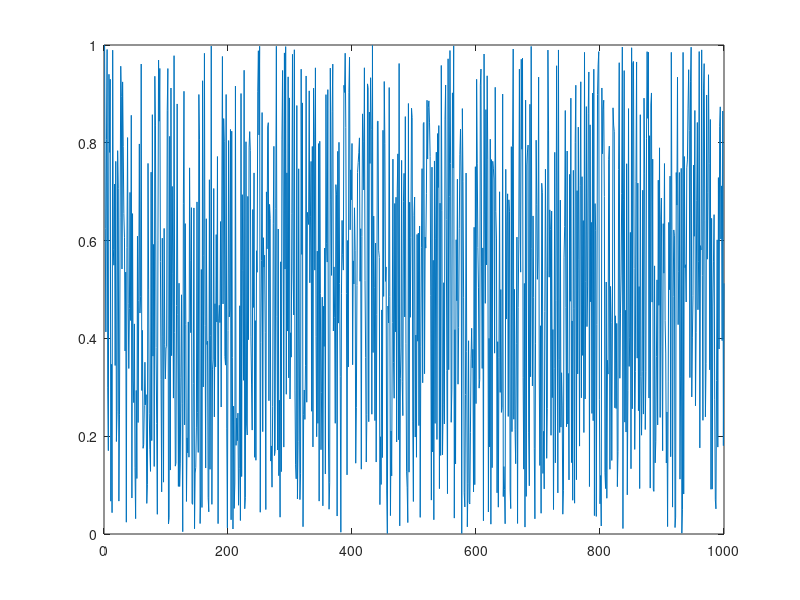
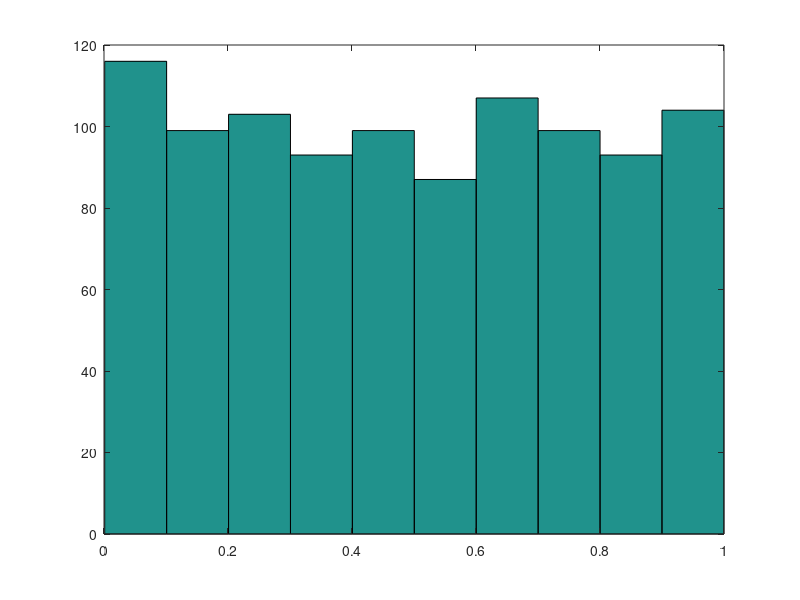
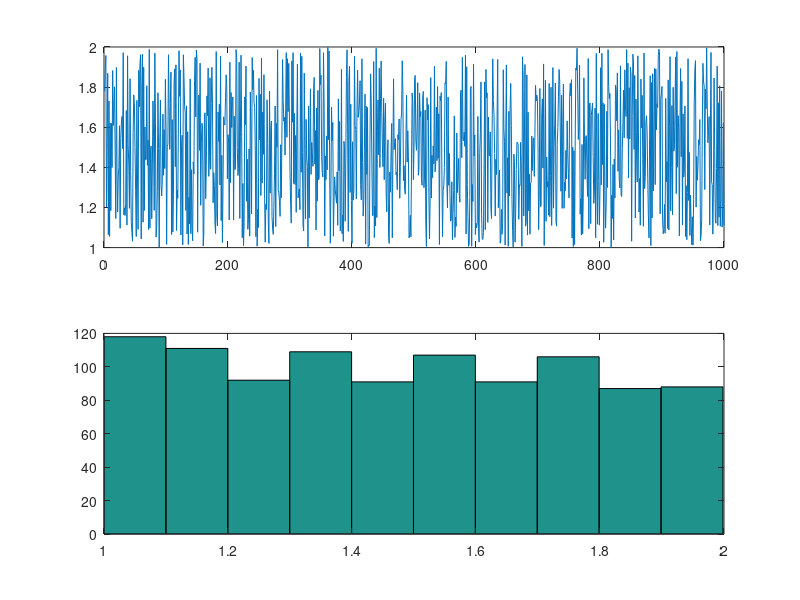
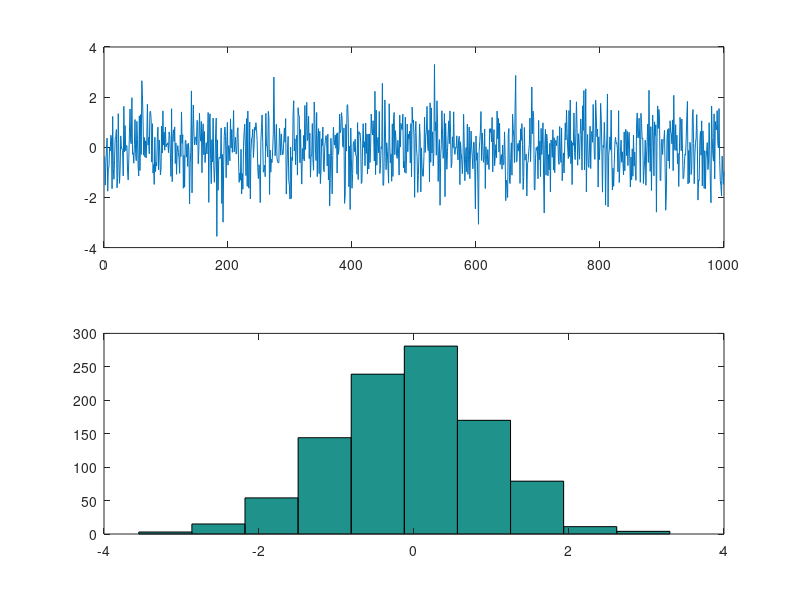

Write MATLAB code to recreate these figures, in order.
clc
clear all
close all

% uniformly distributed random variable
% rand and random

x=rand(1,1000); % min is 0 and max is 1. characteristics are max and min
plot(x)
figure
hist(x,10) %if we increase number of points the hist is more uniform

x2=random('unif',1,2,1,1000); %we can choose min and max
figure
subplot(2,1,1)
plot(x2)
subplot(2,1,2)
hist(x2,10)

% normally distributed random variable
%randn

y=randn(1,1000); %characteristics: mean is ~0, if we increase nb of points mean->0 (func mean(y))
                 %                 standard deviation is ~1 (func std(y))
figure
subplot(2,1,1)
plot(y)
subplot(2,1,2)
hist(y,10)

y2=random('normal',0,5,1,1000); %we can choose mean and std
figure
subplot(2,1,1)
plot(y2)
subplot(2,1,2)
hist(y2,10)